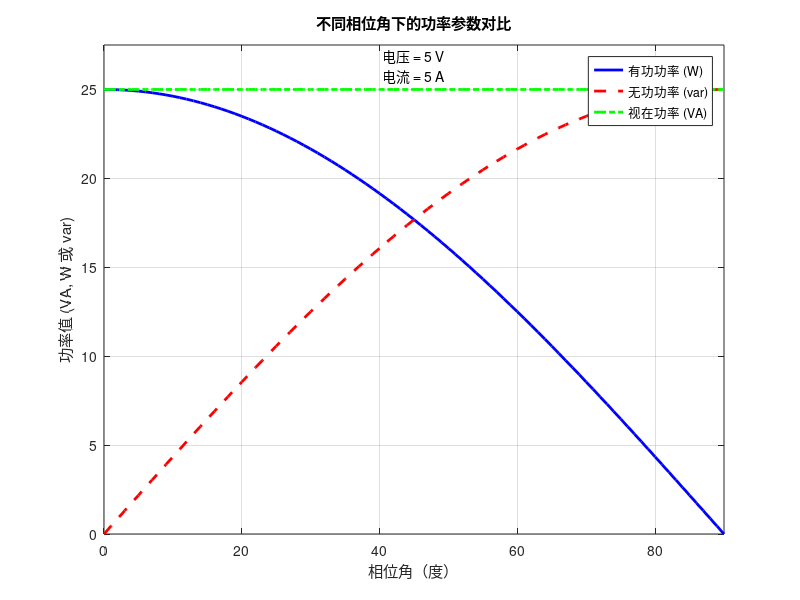

Write MATLAB code to recreate this figure.
% 电力参数计算程序
% 用MATLAB的帮助下能够计算不同相位角下的有功功率、无功功率和视在功率，并进行可视化

clc; % 清空命令窗口
clear; % 清空工作区变量

% 显示程序信息
disp('===== 电力参数计算器（带绘图功能）=====');
disp('该程序将计算不同相位角下的电力参数并绘图：'); 
disp('- 有功功率 (P)'); 
disp('- 无功功率 (Q)'); 
disp('- 视在功率 (S)');
disp(' '); 

% 从用户获取输入
voltage = input('请输入电压值(V): '); 
current = input('请输入电流值(A): '); 

% 定义相位角范围 （0到90度，步长为1度）
phase_deg = 0:1:90; % 相位角（角度）
phase_rad = phase_deg*pi/180; % 转换为弧度制


% 计算功率参数
apparent_power = voltage * current; 
active_power = voltage * current * cos(phase_rad); 
reactive_power = voltage * current * sin(phase_rad); 
power_factor = cos(phase_rad); 

% 输出主要计算结果
disp(' '); 
disp('===== 关键计算结果 ====='); 
fprintf('视在功率: %.2f VA\n', apparent_power); 
fprintf('当相位角为0度时，有功功率最大: %.2f W\n', max(active_power)); 
fprintf('当相位角为90度时，无功功率最大: %.2f var\n', max(reactive_power)); 

% 进行绘图。绘制功率与相位角的关系图
figure('Name','电力参数与相位角关系图','NumberTitle','off'); 
plot(phase_deg, active_power, 'b-', 'LineWidt', 2); 
hold on; 
plot(phase_deg, reactive_power, 'r--', 'LineWidth', 2); 
plot(phase_deg, apparent_power * ones(size(phase_deg)), 'g-.', 'LineWidth', 2); 
grid on; 
xlabel('相位角（度）');
ylabel('功率值 (VA, W 或 var)'); 
title('不同相位角下的功率参数对比'); 
legend('有功功率 (W)', '无功功率 (var)', '视在功率 (VA)'); 
axis([0 90 0 1.1*apparent_power]); 
text(45, apparent_power*1.05, sprintf('电压 = %g V\n电流 = %g A', voltage, current), ... 
    'HorizontalAlignment', 'center'); 
hold off;  